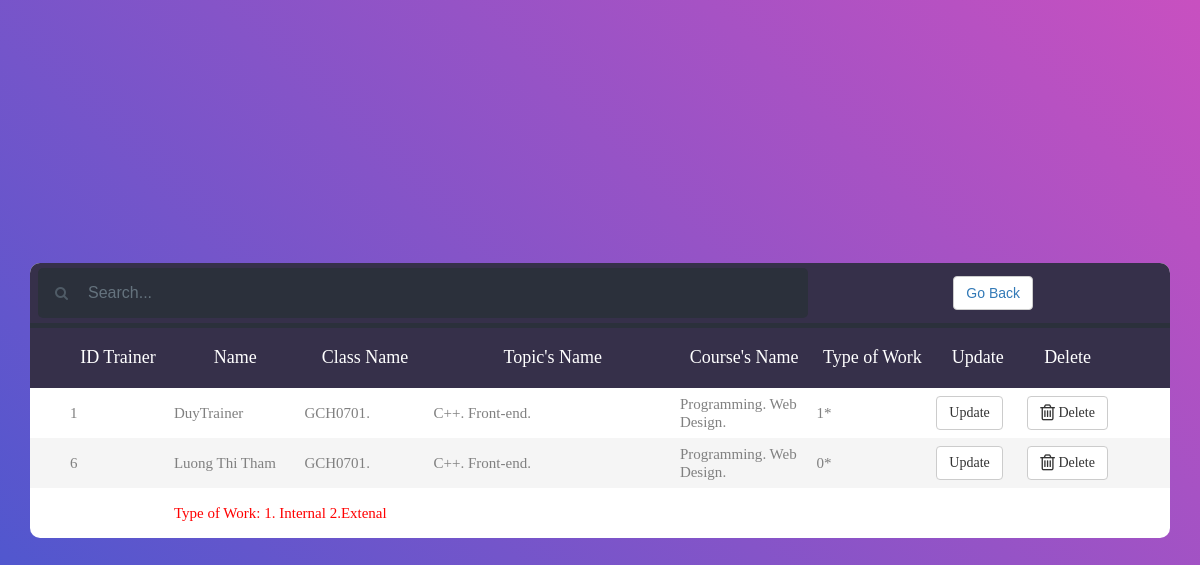
Page /modifyTrainer.php on the committed database.
### tables this page shows
CREATE TABLE `trainer` (
  `idtrainer` int(11) NOT NULL,
  `user` varchar(200) NOT NULL,
  `pass` varchar(200) NOT NULL,
  `name` varchar(200) NOT NULL,
  `idadmin` int(11) DEFAULT NULL,
  `idstaff` int(11) DEFAULT NULL,
  `idclass` int(11) NOT NULL,
  `status` tinyint(1) NOT NULL DEFAULT '1'
);

CREATE TABLE `class` (
  `idclass` int(11) NOT NULL,
  `name` varchar(200) NOT NULL,
  `idstaff` int(11) NOT NULL,
  `idcourse` int(11) NOT NULL,
  `idcategory` int(11) NOT NULL,
  `idtopic` int(11) NOT NULL
);

### modifyTrainer.php (the view, shortened to what this page needs)
	<!DOCTYPE html>
<html lang="en">
<head>
	<link rel="stylesheet" href="https://cdnjs.cloudflare.com/ajax/libs/font-awesome/4.7.0/css/font-awesome.min.css">
	<link rel="stylesheet" type="text/css" href="https://cdnjs.cloudflare.com/ajax/libs/jquery.perfect-scrollbar/1.4.0/css/perfect-scrollbar.css">
	<link rel="stylesheet" href="https://maxcdn.bootstrapcdn.com/bootstrap/3.4.0/css/bootstrap.min.css">
	<link rel="stylesheet" type="text/css" href="css/main.css">
	<link rel="stylesheet" type="text/css" href="search.css">
</head>
<body>
	<div class="limiter">
		<div class="container-table100">
			<div class="wrap-table100">
				<div class="table100">
					<table>
						<thead>
							<tr style="background: #36304a;">
								<td colspan="5" >
									<div class="container-3">
										<span class="icon"><i class="fa fa-search"></i></span>
										<input type="search" id="search" placeholder="Search..." />
									</div>
								</td>
								<th colspan="3" >
									<div style="  text-align: center;" >
										<button type="button" class="btn btn-default" >
											<?php
											$url = htmlspecialchars($_SERVER['HTTP_REFERER']);
											echo "<a href='$url'>Go Back</a>";
											?>
										</button>
									</div>
								</th>
							</tr>
							<tr style="background: #2b303b; height: 5px; ">
								<th colspan="8">
								</th>
							</tr>
							<tr class="table100-head">
								<th class="column1">ID Trainer</th>
								<th class="column2">Name</th>
								<th class="column2">Class Name</th>
								<th class="column3">Topic's Name</th>
								<th class="column4">Course's Name</th>
								<th class="column5">Type of Work</th>
								<th class="column5">Update</th>
								<th class="column6">Delete</th>
							</tr>
						</thead>
						<tbody>
							<?php
							require_once'db.php';
							$sql = "SELECT * FROM trainer";
							$result = $conn->query($sql);
							if ($result->num_rows > 0) {
								while($row = $result->fetch_assoc()) {
									$idtrainer =  $row["idtrainer"];
									?>
									<tr>
										<td class="column1"><?php echo $row["idtrainer"]?></td>
										<td class="column2"><?php echo $row["name"]?></td>
										<td class="column2">
											<?php
											require_once'db.php';
											$sql1 = "SELECT  idtrainer,trainer.`name` as Name, class.`name` as Class FROM trainer INNER JOIN class ON trainer.idclass=class.idclass WHERE trainer.idtrainer =".$idtrainer;
											$result1 = $conn->query($sql1);
											if ($result1->num_rows > 0) {
												while($row1 = $result1->fetch_assoc()) {
													?>
													<span><?php echo $row1["Class"]?>.  </span>
													<?php
												}
											}
											?>
										</td>
										<td class="column2">
											<?php
											require_once'db.php';
											$sql2 = "SELECT DISTINCT idtrainer,trainer.`name` as Name, class.`name` as Class,topic.`name` as Topic FROM trainer INNER JOIN class ON class.idclass=class.idclass INNER JOIN topic ON topic.idtopic=class.idtopic  WHERE idtrainer =".$idtrainer;
											$result2 = $conn->query($sql2);
											if ($result2->num_rows > 0) {
												while($row2 = $result2->fetch_assoc()) {
													?>
													<span><?php echo $row2["Topic"]?>.  </span>
													<?php
												}
											}
											?>
										</td>
										<td class="column2">
											<?php
											require_once'db.php';
											$sql3 = "SELECT DISTINCT idtrainer,trainer.`name` as Name, class.`name` as Class,course.`name` as Course FROM trainer INNER JOIN class ON class.idclass=class.idclass INNER JOIN course ON course.idcourse=class.idcourse WHERE idtrainer = ".$idtrainer;
											$result3 = $conn->query($sql3);
											if ($result3->num_rows > 0) {
												while($row3 = $result3->fetch_assoc()) {
													?>
													<span><?php echo $row3["Course"]?>.  </span>
													<?php
												}
											}
											?>
										</td>
										<td class="column2"><?php echo $row["status"]?>*</td>
										<td class="column5"><a href="https://youtu.be/2WRN7_jj9bI"><button type="button" class="btn btn-default" >Update</button></a></td>
										<td class="column6">
											<a class="btn btn-default" href="modifyTrainer.php?deletetrainer=<?php echo $row["idtrainer"]?>">
  											<i class="fa fa-trash-o fa-lg"></i> Delete</a>
										</td>
									</tr>
									<?php
								}
							}
							?>
						</tbody>
						<tr>
							<td></td>
							<td colspan="7" style="color: red">Type of Work: 1. Internal 2.Extenal</td>
						</tr>
					</table>
				</div>
			</div>
		</div>
	</div>
</body>
</html>

### css/main.css (style rules this page uses)
* { margin: 0px; padding: 0px; box-sizing: border-box; }
body, html { height: 100%; font-family: sans-serif; }
a { margin: 0px; transition: all 0.4s; -webkit-transition: all 0.4s; -o-transition: all 0.4s; -moz-transition: all 0.4s; }
input { display: block; outline: none; border: none !important; }
button { outline: none !important; border: none; background: transparent; }
.limiter { width: 100%; margin: 0 auto; }
.container-table100 { width: 100%; min-height: 100vh; background: #c850c0; background: -webkit-linear-gradient(45deg, #4158d0, #c850c0); background: -o-linear-gradient(45deg, #4158d0, #c850c0); background: -moz-linear-gradient(45deg, #4158d0, #c850c0); background: linear-gradient(45deg, #4158d0, #c850c0); display: -webkit-box; display: -webkit-flex; display: -moz-box; display: -ms-flexbox; display: flex; align-items: center; justify-content: center; flex-wrap: wrap; padding: 33px 30px; }
.wrap-table100 { width: 1170px; }
table { border-spacing: 1; border-collapse: collapse; background: white; border-radius: 10px; overflow: hidden; width: 100%; margin: 0 auto; position: relative; }
table * { position: relative; }
table td, table th { padding-left: 8px; }
table thead tr { height: 60px; background: #36304a; }
table tbody tr { height: 50px; }
table tbody tr:last-child { border: 0; }
table td, table th { text-align: left; }
.table100-head th { font-family: OpenSans-Regular; font-size: 18px; color: #fff; line-height: 1.2; font-weight: unset; text-align: center; }
tbody tr:nth-child(even) { background-color: #f5f5f5; }
tbody tr { font-family: OpenSans-Regular; font-size: 15px; color: #808080; line-height: 1.2; font-weight: unset; }
.column1 { width: 160px; padding-left: 40px; }
.column2 { width: 160px; }
.column3 { width: 350px; }
.column4 { width: 120px; }
.column5 { width: 100px; }
.column6 { width: 100px; padding-right: 62px; }

### search.css (style rules this page uses)
.container-3 { width: 100%; vertical-align: middle; white-space: nowrap; position: relative; }
.container-3 input#search { width: 100%; height: 50px; background: #2b303b; border: none; font-size: 12pt; float: left; color: #262626; padding-left: 50px; -webkit-border-radius: 5px; -moz-border-radius: 5px; border-radius: 5px; color: #fff; }
.container-3 .icon { position: absolute; top: 50%; margin-left: 17px; margin-top: 15px; z-index: 2; color: #4f5b66; -webkit-transition: all .55s ease; -moz-transition: all .55s ease; -ms-transition: all .55s ease; -o-transition: all .55s ease; transition: all .55s ease; }

### rows in the picture
trainer: idtrainer "1", name "DuyTrainer", idclass.name "GCH0701", Topic "C++", Topic "Front-end", Course "Programming", Course "Web Design", status "1"
trainer: idtrainer "6", name "Luong Thi Tham", idclass.name "GCH0701", Topic "C++", Topic "Front-end", Course "Programming", Course "Web Design", status "0"
